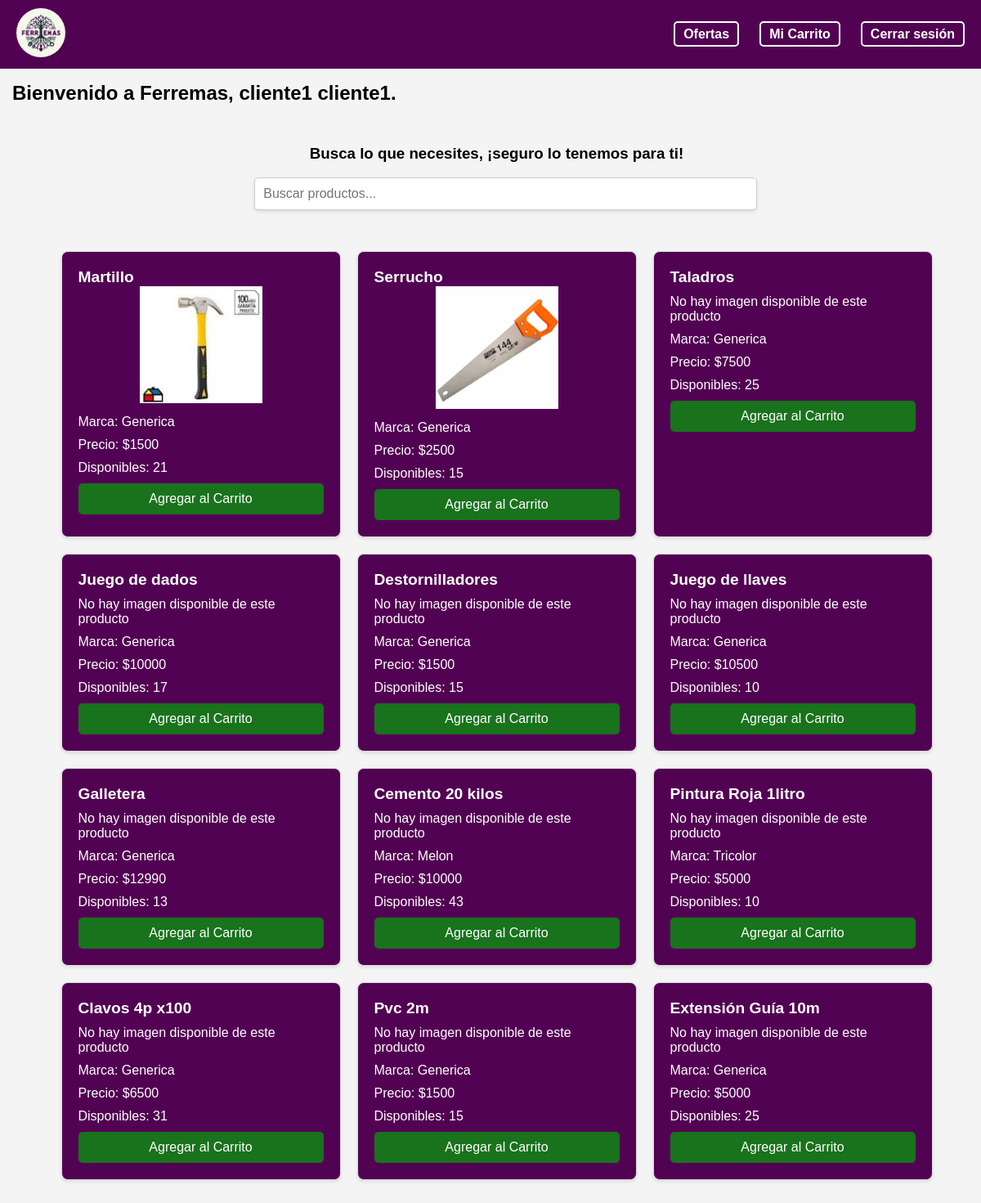
Screenshot of /cli_home/ (signed in) with the database file from the repository.
### myapp/models.py (models this page shows, shortened)
class Cliente(models.Model):
    cli_id = models.AutoField(primary_key=True)
    cli_rut= models.CharField(max_length=12, null=False, unique=True)
    cli_name = models.CharField(max_length=15, null=False)
    cli_lastname = models.CharField(max_length=20, null=False)
    cli_password = models.CharField(max_length=20, null=False)
    cli_mail = models.EmailField(null=False)
    cli_fono = models.IntegerField(null=False)
    rol = models.ForeignKey(Rol, on_delete=models.CASCADE)
    def __str__(self):
        return self.rol.rol_id + ' - ' + self.cli_name +' '+ self.cli_lastname

class Inventario(models.Model):
    prod_id = models.AutoField(primary_key=True)
    prod_nom = models.CharField(max_length=50)
    prod_marca = models.CharField(max_length=25)
    prod_prec= models.IntegerField()
    prod_img = models.ImageField(upload_to=path_and_rename, null=True, blank=True)
    catProd_nom = models.ForeignKey(CategoriaProducto, on_delete=models.CASCADE)
    inv_cantTotal = models.IntegerField(default=0)

### myapp/views.py (the view)
# urls.py: path('cli_home/', views.cli_home, name='cli_home'),
def cli_home(request):
    try:
        cliente = Cliente.objects.get(cli_id=request.session['user_id'])
        print("Cliente ID from session:", request.session.get('user_id'))
        print("Cliente Profile for current user:", cliente)
    except Cliente.DoesNotExist:
        return JsonResponse({'error': 'Cliente no encontrado'})
    productos= Inventario.objects.all()
    categorias = CategoriaProducto.objects.all()
    categoria_filtro = request.GET.get('categoria')
    if categoria_filtro:
        productos = productos.filter(catProd_nom__catProd_nom=categoria_filtro)
    return render(request, 'cliente/cli_home.html', {'cliente': cliente , 'productos': productos, 'categorias': categorias})

### myapp/templates/cliente/cli_home.html (shortened to what this page needs)
{% load static %}
<!DOCTYPE html>
<html lang="en">
<head>
    <link rel="stylesheet" href="{% static '/styles/nav.css' %}" />
    <link rel="stylesheet" href="{% static '/styles/cliente/productos.css' %}" />
</head>
<body>
    <header>
        <nav>
            <div class="navbar">
            <div class="logo">
                <a href="/cli_home">
                <img src="{% static '/logo/LogoFerremas.png' %}" alt="Logo" />
                </a>
            </div>
            <div class="nav-items">
                <ul>
                <li><a href="#" id="ofertas-link"> Ofertas</a></li>
                <li><a href="/cli_carrito" id="carrito-link"> Mi Carrito</a></li>
                <li><a href="/"> Cerrar sesión</a></li>
                </ul>
            </div>
            </div>
        </nav>
    </header>
    <div class="content" id="text1" style="margin-top: 100px; margin-left: 15px;">
        <h2> Bienvenido a Ferremas, {{cliente.cli_name}} {{cliente.cli_lastname}}.</h2>
        <div class="search-bar">
            <div class="search-text">
                <h3>Busca lo que necesites, ¡seguro lo tenemos para ti!</h3>
            </div>
            <div div class="search-input-container">
                <input type="text" id="searchInput" placeholder="Buscar productos..." onkeyup="filtrarProductos()">
            </div>
        </div>
        <div class="card-container" id="productos-section">
            {% for producto in productos %}
                <div class="productos-card">
                    <div class="card-header">
                        <h5>{{ producto.prod_nom }}</h5>
                    </div>
                    <div class="card-body">
                        {% if producto.prod_img %}
                            <div class="imagen-producto" style="text-align: center;">
                                <img src="{{ producto.prod_img.url }}" alt="{{ producto.prod_nom }}">
                            </div>
                        {% else %}
                            <p>No hay imagen disponible de este producto</p>
                        {% endif %}
                        <p>Marca: {{ producto.prod_marca }}</p>
                        <p>Precio: ${{ producto.prod_prec }}</p>
                        <p>Disponibles: {{ producto.inv_cantTotal }}</p>
                    </div>
                    <a href="{% url 'Add' producto.prod_id %}" class="btn-agregar-carrito">Agregar al Carrito</a>
                </div>
            {% endfor %}
        </div>
    </div>
</body>
</html>

### myapp/static/styles/nav.css (style rules this page uses)
body { font-family: Arial, sans-serif; background-color: #f2f2f2; }
.navbar { position: fixed; top: 0; left: 0; width: 100%; background-color: rgb(82, 2, 82); font-family: "Arial", sans-serif; padding: 10px 20px; display: flex; justify-content: space-between; align-items: center; z-index: 1000; color: #fff; }
.logo img { width: 60px; border-radius: 50%; object-fit: cover; transition: transform 0.5s; }
.navbar .nav-items ul li a { color: white; text-decoration: none; font-size: 16px; padding: 5px 10px; border: 2px solid white; border-radius: 5px; transition: background-color 0.3s, color 0.3s; }
.nav-items ul { list-style: none; display: flex; padding-right: 15px; }
.nav-items ul li { margin-right: 25px; }
.nav-items a { text-decoration: none; color: #fff; font-weight: bold; }

### myapp/static/styles/cliente/productos.css (style rules this page uses)
body { font-family: Arial, sans-serif; background-color: #f4f4f4; margin: 0; padding: 0; }
.card-container { display: flex; flex-wrap: wrap; justify-content: center; padding: 20px; }
.productos-card { background-color:rgb(82, 2, 82); border: 1px solid #ddd; border-radius: 8px; box-shadow: 0 2px 4px rgba(0, 0, 0, 0.1); margin: 10px; padding: 20px; width: 300px; transition: transform 0.2s; }
.imagen-producto { text-align: center; }
.imagen-producto img { max-width: 50%; max-height: 50%; object-fit: contain; }
.card-header h5 { font-size: 1.2em; margin: 0; color: rgb(255, 255, 255); }
.card-body p { font-size: 1em; margin: 10px 0; color: rgb(255, 255, 255); }
.btn-agregar-carrito { display: block; padding: 10px 20px; background-color: #19721c; color: rgb(255, 255, 255); text-align: center; border-radius: 5px; text-decoration: none; font-size: 16px; transition: background-color 0.2s; }
.search-input-container { width: 50%; margin: 0 auto; margin-bottom: 20px; text-align: center; }
.search-input-container input { width: 100%; padding: 10px; font-size: 16px; border: 1px solid #ccc; border-radius: 5px; box-shadow: 0 2px 4px rgba(0, 0, 0, 0.1); outline: none; transition: all 0.3s ease; }
.search-bar { display: flex; flex-direction: column; align-items: center; }
.search-text { margin-top: 10px; }

### rows the page displays
Cliente: cli_name "cliente1", cli_lastname "cliente1"
Inventario: prod_nom "Martillo", prod_img (picture), prod_marca "Generica", prod_prec "1500", inv_cantTotal "21"
Inventario: prod_nom "Serrucho", prod_img (picture), prod_marca "Generica", prod_prec "2500", inv_cantTotal "15"
Inventario: prod_nom "Taladros", shows "No hay imagen disponible de este producto", prod_marca "Generica", prod_prec "7500", inv_cantTotal "25"
Inventario: prod_nom "Juego de dados", shows "No hay imagen disponible de este producto", prod_marca "Generica", prod_prec "10000", inv_cantTotal "17"
Inventario: prod_nom "Destornilladores", shows "No hay imagen disponible de este producto", prod_marca "Generica", prod_prec "1500", inv_cantTotal "15"
Inventario: prod_nom "Juego de llaves", shows "No hay imagen disponible de este producto", prod_marca "Generica", prod_prec "10500", inv_cantTotal "10"
Inventario: prod_nom "Galletera", shows "No hay imagen disponible de este producto", prod_marca "Generica", prod_prec "12990", inv_cantTotal "13"
Inventario: prod_nom "Cemento 20 kilos", shows "No hay imagen disponible de este producto", prod_marca "Melon", prod_prec "10000", inv_cantTotal "43"
Inventario: prod_nom "Pintura Roja 1litro", shows "No hay imagen disponible de este producto", prod_marca "Tricolor", prod_prec "5000", inv_cantTotal "10"
Inventario: prod_nom "Clavos 4p x100", shows "No hay imagen disponible de este producto", prod_marca "Generica", prod_prec "6500", inv_cantTotal "31"
Inventario: prod_nom "Pvc 2m", shows "No hay imagen disponible de este producto", prod_marca "Generica", prod_prec "1500", inv_cantTotal "15"
Inventario: prod_nom "Extensión Guía 10m", shows "No hay imagen disponible de este producto", prod_marca "Generica", prod_prec "5000", inv_cantTotal "25"
